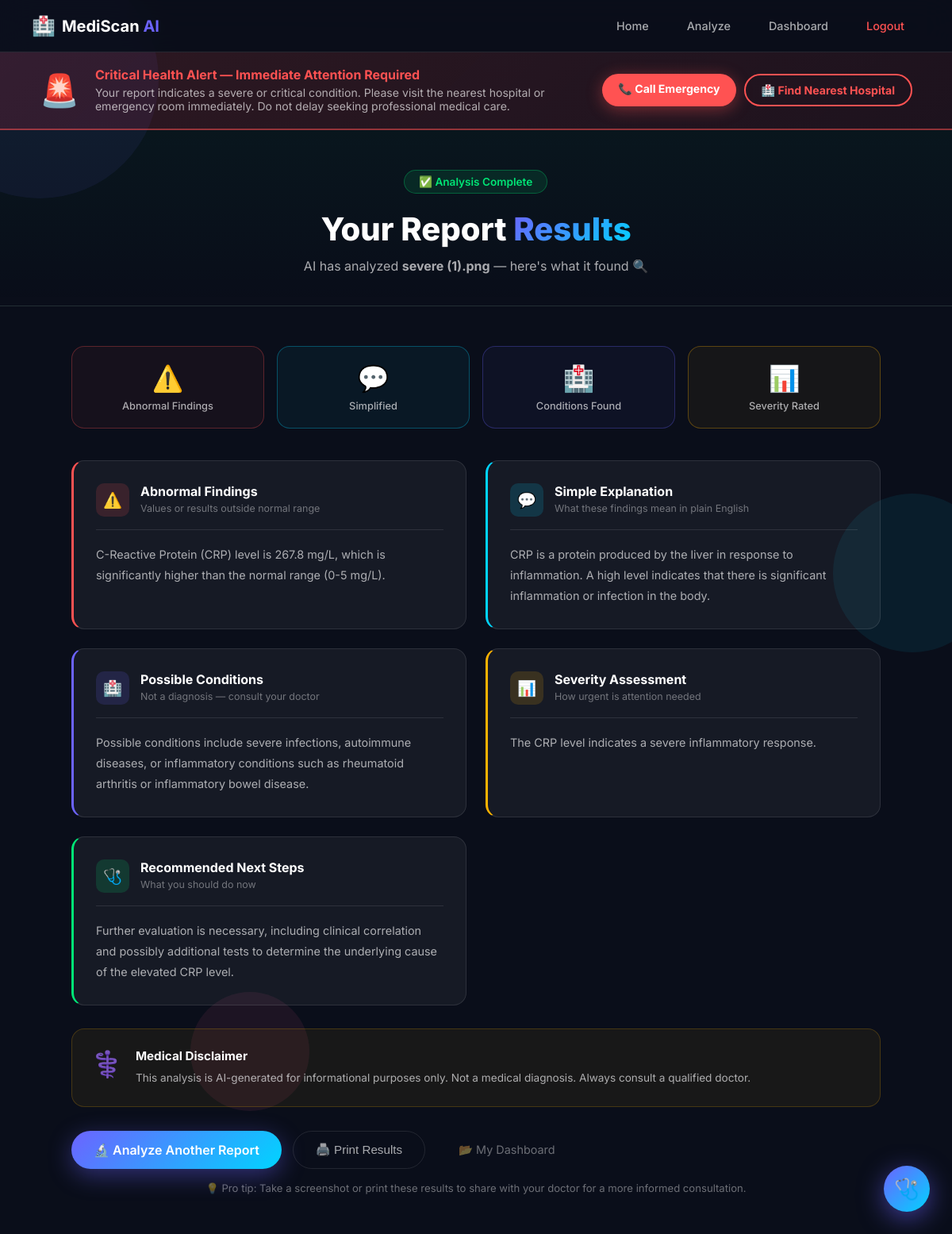
The app's page /report/27 (signed in) with its own data.
### tables this page shows
CREATE TABLE reports (
            id              INTEGER PRIMARY KEY AUTOINCREMENT,
            user_id         INTEGER NOT NULL,
            filename        TEXT,
            file_path       TEXT,
            report_text     TEXT,
            abnormal_findings   TEXT,
            simple_explanation  TEXT,
            possible_conditions TEXT,
            severity            TEXT,
            next_steps          TEXT,
            disclaimer          TEXT,
            raw_response        TEXT,
            severity_level      INTEGER DEFAULT 0,
            uploaded_at         TEXT DEFAULT (datetime('now')),
            FOREIGN KEY(user_id) REFERENCES users(id)
        );

### app.py (the view)
@app.route("/report/<int:report_id>")
@login_required
def view_report(report_id):
    conn = get_db()
    report = conn.execute(
        "SELECT * FROM reports WHERE id=? AND user_id=?",
        (report_id, session["user_id"])
    ).fetchone()
    conn.close()
    if not report:
        flash("Report not found.", "danger")
        return redirect(url_for("dashboard"))
    data = dict(report)
    data["raw"] = data.get("raw_response", "")
    return render_template("result.html", data=data)

### app.py (called while the page is built)
def get_db():
    conn = sqlite3.connect(DB_PATH)
    conn.row_factory = sqlite3.Row
    return conn

def login_required(f):
    @wraps(f)
    def decorated(*args, **kwargs):
        if "user_id" not in session:
            flash("Please log in to continue.", "warning")
            return redirect(url_for("login"))
        return f(*args, **kwargs)
    return decorated

### templates/result.html (shortened to what this page needs)
<!DOCTYPE html>
<html lang="en">
<head>
    <link rel="stylesheet" href="{{ url_for('static', filename='style.css') }}">
</head>
<body class="result-page">
<div class="bg-particles">
    <div class="particle"></div><div class="particle"></div><div class="particle"></div>
</div>
<nav class="navbar">
    <div class="nav-brand">
        <a href="/" style="text-decoration:none;display:flex;align-items:center;gap:8px;">
            <span class="nav-icon">🏥</span>
            <span class="nav-title">MediScan <span class="highlight">AI</span></span>
        </a>
    </div>
    <div class="nav-links">
        <a href="/" class="nav-link">Home</a>
        <a href="/analyze" class="nav-link">Analyze</a>
        <a href="/dashboard" class="nav-link">Dashboard</a>
        <a href="/logout" class="nav-link logout-link">Logout</a>
    </div>
</nav>
{% if data.severity_level == 3 %}
<div class="safety-warning-banner animate-pop">
    <div class="safety-warning-inner">
        <div class="safety-icon">🚨</div>
        <div class="safety-text">
            <strong>Critical Health Alert — Immediate Attention Required</strong>
            <p>Your report indicates a severe or critical condition. Please visit the nearest hospital or emergency room immediately. Do not delay seeking professional medical care.</p>
        </div>
        <div class="safety-actions">
            <a href="tel:112" class="btn-emergency">📞 Call Emergency</a>
            <a href="https://www.google.com/maps/search/hospital+near+me" target="_blank" class="btn-hospital">🏥 Find Nearest Hospital</a>
        </div>
    </div>
</div>
{% endif %}
<div class="result-header">
    <div class="result-header-content">
        <div class="success-badge animate-pop">✅ Analysis Complete</div>
        <h1>Your Report <span class="gradient-text">Results</span></h1>
        <p>AI has analyzed <strong>{{ data.filename }}</strong> — here's what it found 🔍</p>
    </div>
</div>
<div class="results-container">
    <div class="summary-row animate-slide-up">
        <div class="summary-card red">
            <div class="summary-card-icon">⚠️</div>
            <div class="summary-card-label">Abnormal Findings</div>
        </div>
        <div class="summary-card blue">
            <div class="summary-card-icon">💬</div>
            <div class="summary-card-label">Simplified</div>
        </div>
        <div class="summary-card purple">
            <div class="summary-card-icon">🏥</div>
            <div class="summary-card-label">Conditions Found</div>
        </div>
        <div class="summary-card orange">
            <div class="summary-card-icon">📊</div>
            <div class="summary-card-label">Severity Rated</div>
        </div>
    </div>
    <div class="results-grid">
        {% if data.abnormal_findings %}
        <div class="result-section-card abnormal animate-card" style="animation-delay:0.1s">
            <div class="section-card-header">
                <div class="section-icon-wrap red-bg">⚠️</div>
                <div><h3>Abnormal Findings</h3><p>Values or results outside normal range</p></div>
            </div>
            <div class="section-card-body">{{ data.abnormal_findings | replace('\n','<br>') | safe }}</div>
        </div>
        {% endif %}
        {% if data.simple_explanation %}
        <div class="result-section-card explanation animate-card" style="animation-delay:0.2s">
            <div class="section-card-header">
                <div class="section-icon-wrap blue-bg">💬</div>
                <div><h3>Simple Explanation</h3><p>What these findings mean in plain English</p></div>
            </div>
            <div class="section-card-body">{{ data.simple_explanation | replace('\n','<br>') | safe }}</div>
        </div>
        {% endif %}
        {% if data.possible_conditions %}
        <div class="result-section-card conditions animate-card" style="animation-delay:0.3s">
            <div class="section-card-header">
                <div class="section-icon-wrap purple-bg">🏥</div>
                <div><h3>Possible Conditions</h3><p>Not a diagnosis — consult your doctor</p></div>
            </div>
            <div class="section-card-body">{{ data.possible_conditions | replace('\n','<br>') | safe }}</div>
        </div>
        {% endif %}
        {% if data.severity %}
        <div class="result-section-card severity animate-card" style="animation-delay:0.4s">
            <div class="section-card-header">
                <div class="section-icon-wrap orange-bg">📊</div>
                <div><h3>Severity Assessment</h3><p>How urgent is attention needed</p></div>
            </div>
            <div class="section-card-body">{{ data.severity | replace('\n','<br>') | safe }}</div>
        </div>
        {% endif %}
        {% if data.next_steps %}
        <div class="result-section-card next-steps animate-card" style="animation-delay:0.5s">
            <div class="section-card-header">
                <div class="section-icon-wrap green-bg">🩺</div>
                <div><h3>Recommended Next Steps</h3><p>What you should do now</p></div>
            </div>
            <div class="section-card-body">{{ data.next_steps | replace('\n','<br>') | safe }}</div>
        </div>
        {% endif %}
    </div>
    <div class="result-disclaimer animate-card" style="animation-delay:0.6s">
        <div class="disclaimer-icon">⚕️</div>
        <div class="disclaimer-text">
            <strong>Medical Disclaimer</strong>
            <p>{% if data.disclaimer %}{{ data.disclaimer }}{% else %}This analysis is generated by AI and is for <strong>informational purposes only</strong>. It is NOT a medical diagnosis. Always consult a qualified healthcare professional before making any medical decisions.{% endif %}</p>
        </div>
    </div>
    <div class="result-actions animate-card" style="animation-delay:0.7s">
        <a href="/analyze" class="btn-primary"><span>🔬 Analyze Another Report</span></a>
        <button onclick="window.print()" class="btn-secondary">🖨️ Print Results</button>
        <a href="/dashboard" class="btn-ghost">📂 My Dashboard</a>
    </div>
    <p class="share-note">💡 Pro tip: Take a screenshot or print these results to share with your doctor for a more informed consultation.</p>
</div>
</body>
</html>

### records on screen
reports: filename "severe (1).png", abnormal_findings "C-Reactive Protein (CRP) level is 267.8 mg/L, which is significantly higher than the normal range (0-5 mg/L).", simple_explanation "CRP is a protein produced by the liver in response to inflammation. A high level indicates that there is significant inflammation or infection in the body.", possible_conditions "Possible conditions include severe infections, autoimmune diseases, or inflammatory conditions such as rheumatoid arthritis or inflammatory bowel disease.", severity "The CRP level indicates a severe inflammatory response.", next_steps "Further evaluation is necessary, including clinical correlation and possibly additional tests to determine the underlying cause of the elevated CRP level.", disclaimer "This analysis is AI-generated for informational purposes only. Not a medical diagnosis. Always consult a qualified doctor."
